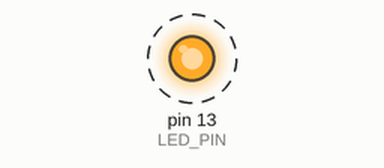
Simulated run of this sketch. Board: Arduino Uno, built with avr-gcc and run on an emulated ATmega328P. Parts: output pins drawn as LEDs (lit = HIGH). Dashed ring = blinking. Random numbers use the default seed unless the sketch sets one; what the sketch prints to the serial monitor is not drawn.

Above: at 0.3 s.
Timing chart, 0 to 3.5 s (numbered marks = the images above):
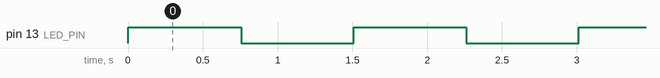

The sketch:

hw_emu.ino
```cpp
#define LED_PIN LED_BUILTIN
#define MICROSECONDS(SECONDS) (SECONDS * 1E6)
#define SEED 1759

volatile uint8_t led_state = 0;

typedef struct {
  uint8_t dev_id;
  uint32_t counter;
  float latitude;
  float longitude;
  float altitude;
  float temperature;
  float humidity;
  float pressure;
} data_t;

data_t data = { 0 };

void setup() {
  pinMode(LED_PIN, OUTPUT);
  randomSeed(SEED);
  Serial.begin(115200);
}

void loop() {
  uart_tx();
  delay(750);
}

void uart_tx() {
  String packet;
  packet.reserve(100);
  ++data.counter;
  data.latitude = 13.f + (float)random(-5000, 5000) / 100000;
  data.longitude = 100.f + (float)random(-5000, 5000) / 100000;
  data.altitude += (float)random(-10, 100) / 10;

  data.temperature = 25.f + (float)random(-50, 50) / 10;
  data.humidity = 50.f + (float)random(-50, 50) / 10;
  data.pressure = 1013.25f - (float)random(40, 100) / 10;

  packet += "DEV" + String(data.dev_id) + ",";
  packet += String(data.counter) + ",";
  packet += String(data.latitude, 6) + ",";
  packet += String(data.longitude, 6) + ",";
  packet += String(data.altitude, 2) + ",";
  packet += String(data.temperature, 2) + ",";
  packet += String(data.humidity, 2) + ",";
  packet += String(data.pressure, 2) + "\n";

  Serial.print(packet);
  digitalWrite(LED_PIN, led_state ^= 1);
}
```

Measured:
- by itself, pin 13 (LED_PIN): alternates HIGH for 0.75 s and LOW for 0.75 s
